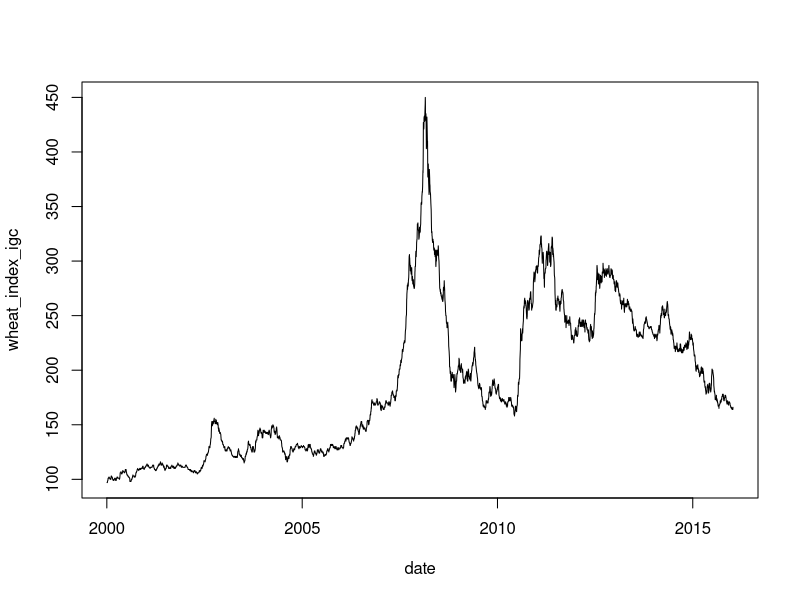

Reproduce this figure in R. (Note: this script raises an error after producing the figure.)
## Load libraries
library(forecast)
library(quantmod)
library(glmnet)
library(caret)

## Read the wheat IGC data
wheat_igc.df = read.csv(file = "wheat_index_igc.csv")
wheat_igc.df$date = as.Date(wheat_igc.df$date, "%m/%d/%Y")

## Plot the data
with(wheat_igc.df,
{
    plot(date, wheat_index_igc, type = "l")
}
)


## Get exchange rate data
exchange_rate_basket =
    paste0("USD/", c("EUR", "JPY", "GBP", "CHF", "CAD", "AUD", "NZD", "ZAR",
                     "HKD", "INR", "RUB", "PKR", "UAH", "TRY"))




get_all_currency = function(basket, from, to){
    n_currency = length(basket)
    currency_basket <<- vector(mode = "list", length = n_currency)

    for(i in 1:n_currency){
        if((to - from) < 500){
            currency_basket[[i]] =
                getFX(basket[i], from = from, to = to, auto.assign = FALSE)
        } else {
            split_dates = unique(c(seq(from - 1, to, by = 500), to))
            for(j in 1:(length(split_dates) - 1)){
                tmp = getFX(basket[i], from = split_dates[j] + 1,
                            to = split_dates[j + 1], auto.assign = FALSE)
                currency_basket[[i]] = rbind(currency_basket[[i]], tmp)
            }
        }
    }
    Reduce(function(x, y) merge(x, y), x = currency_basket)
}    




exchange_rates =
    get_all_currency(basket = exchange_rate_basket,
                     from = min(wheat_igc.df$date),
                     to = max(wheat_igc.df$date))


final_wheat.xts =
    na.omit(merge(wheat_igc =
                      as.xts(wheat_igc.df$wheat_index_igc,
                             order.by = wheat_igc.df$date),
                  exchange_rates))
final.df = as.data.frame(final_wheat.xts)
for(i in colnames(final.df)[2:NCOL(final.df)]){
    for(j in 1:31){
        new_name = paste0(i, "_lag", j)
        final.df[[new_name]] = lag(final.df[[i]], j)
    }
}

no_missing.df = na.omit(final.df)


## predictable equals to positive CCF

## TODO (Michael): Should create lagged data


## Split the data for training and testing
##
## CHECK (Michael): Check the partition function in caret

n = NROW(no_missing.df)
train_pct = 0.9
train.df = no_missing.df[1:(n * train_pct), ]
test.df = no_missing.df[(n * train_pct + 1):n, ]

## Create formula
wheat.formula =
    as.formula(paste0("wheat_igc ~ ",
                      paste0(gsub("/", ".", colnames(final.df)[-1]),
                             collapse = "+")))

## Arima Model
arima.fit =
    auto.arima(x = train.df[, 1],
               xreg = as.Date(rownames(train.df)))
arima.pred = predict(arima.fit, newxreg = as.Date(rownames(test.df)))$pred

## Lasso Model
lasso.fit = cv.glmnet(x = as.matrix(train.df[, -1]),
                      y = log(as.matrix(train.df[, 1])),
                      type.measure = "mse", nfolds = 10)
lasso.pred = predict(lasso.fit, newx = as.matrix(test.df[, -1]))


## Neural Nets
grid.nn = expand.grid(layer1 = 1:5, layer2 = 0, layer3 = 0)
control.nn = trainControl(number = 3)
nn.fit = train(wheat.formula,
               data = train.df, method = "neuralnet",
               tuneGrid = grid.nn, trControl = control.nn)
nn.pred = predict(nn.fit, test.df[, -1])


## Lasso, but the cv.glmnet seems to be much faster
## grid.lasso = expand.grid(fraction = seq(0, 1, length = 10))
## lasso.fit = train(wheat.formula, data = train.df,
##                   method = "lasso", tuneGrid = grid.lasso)
## lasso.pred = predict(lasso.fit, test.df[, -1])

plot(as.Date(rownames(final.df)), final.df[, 1],
     ylim = c(0, max(final.df[, 1])), type = "l")
lines(as.Date(rownames(train.df[, -1])), fitted(arima.fit), col = "red", lty = 2)
lines(as.Date(rownames(test.df[, -1])), arima.pred, col = "red", lty = 2)
lines(as.Date(rownames(train.df[, -1])),
      exp(predict(lasso.fit, newx = as.matrix(train.df[, -1]))),
      col = "steelblue", lty = 2)
lines(as.Date(rownames(test.df[, -1])), exp(lasso.pred),
      col = "steelblue", lty = 2)
lines(as.Date(rownames(test.df[, -1])), nn.pred, col = "green", lty = 2)


## lines(as.Date(rownames(train.df[, -1])),
##       predict(blasso.fit, as.data.frame(train.df[, -1])),
##       col = "orange", lty = 2)
## lines(as.Date(rownames(test.df[, -1])), blasso.pred, col = "orange", lty = 2)


